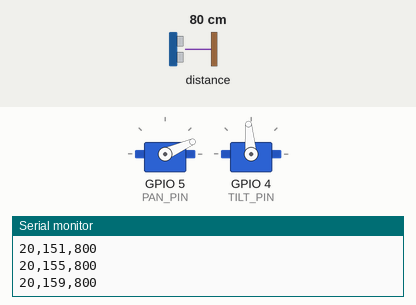
This sketch was run on a simulated ESP32. Shown: 2 × servo, the last lines printed to the serial monitor. Inputs (shaded band) come from the test bench; at power-on: distance to the obstacle 80 cm.

Above: at 3.18 s.
At 10.72 s:
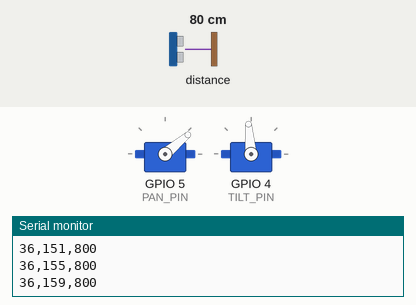
At 20.14 s:
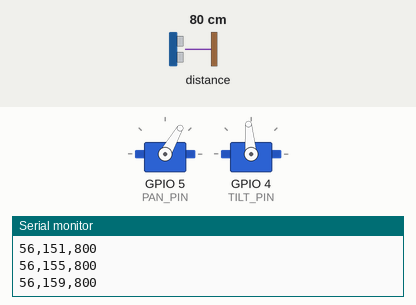
At 38.99 s:
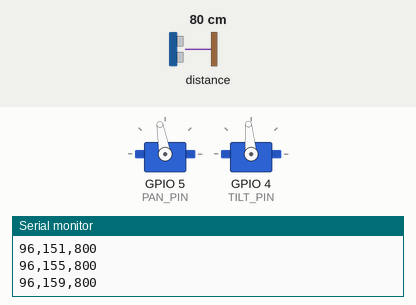
Timing chart, 0 to 40.0 s (numbered marks = the images above):
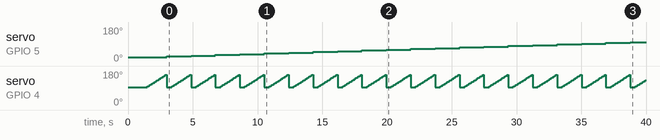

Measured:
- by itself, servo on GPIO 5 (PAN_PIN): moves from 20° to 100° over 35.8 s
- by itself, servo on GPIO 4 (TILT_PIN): repeats every 1.9 s: 103° 0.09 s, 107° 0.09 s, 111° 0.09 s, 115° 0.09 s, 119° 0.09 s, 123° 0.09 s, 127° 0.09 s, 131° 0.09 s, 135° 0.09 s, 139° 0.09 s, 143° 0.09 s, 147° 0.09 s, 151° 0.09 s, 155° 0.09 s, 159° 0.09 s, 95° 0.39 s, 99° 0.09 s

The sketch:

working_scanner.ino
```cpp
#include <ESP32Servo.h>
#include <Wire.h>
#include <VL53L0X.h>

Servo panServo;
Servo tiltServo;
VL53L0X sensor;

#define PAN_PIN  5
#define TILT_PIN 4

// --- Justera till dina användbara ändlägen ---
const int PAN_MIN  = 20;
const int PAN_MAX  = 160;
const int TILT_MIN = 95;    // pekar uppåt (minskande tilt = upp)
const int TILT_MAX = 160;   // pekar nedåt
const int STEP     = 4;     // grovt först; sänk till 2 för finare scan

const int SETTLE_MS = 60;   // väntetid efter litet steg

void setup() {
  Serial.begin(115200);
  delay(500);

  Wire.begin();
  sensor.setTimeout(500);
  if (!sensor.init()) {
    Serial.println("Sensor init failed!");
    while (1);
  }
  // OBS: ingen startContinuous() — vi använder single-shot för
  // färska mätningar exakt vid varje position.

  panServo.attach(PAN_PIN);
  tiltServo.attach(TILT_PIN);

  panServo.write(PAN_MIN);
  tiltServo.write(TILT_MIN);
  delay(600);
}

void loop() {
  Serial.println("SCAN_START");
  Serial.println("pan,tilt,dist_mm");

  for (int pan = PAN_MIN; pan <= PAN_MAX; pan += STEP) {
    panServo.write(pan);
    tiltServo.write(TILT_MIN);   // återställ tilt till toppen
    delay(300);                  // större paus när både pan + tilt hoppar

    for (int tilt = TILT_MIN; tilt <= TILT_MAX; tilt += STEP) {
      tiltServo.write(tilt);
      delay(SETTLE_MS);

      uint16_t d = sensor.readRangeSingleMillimeters();  // färsk mätning
      if (sensor.timeoutOccurred() || d == 0 || d > 2000) continue;

      Serial.print(pan);  Serial.print(",");
      Serial.print(tilt); Serial.print(",");
      Serial.println(d);
    }
  }

  Serial.println("SCAN_END");

  // Parkera och stanna — gör bara en scan
  panServo.write(90);
  tiltServo.write(130);
  while (1) delay(1000);
}
```
